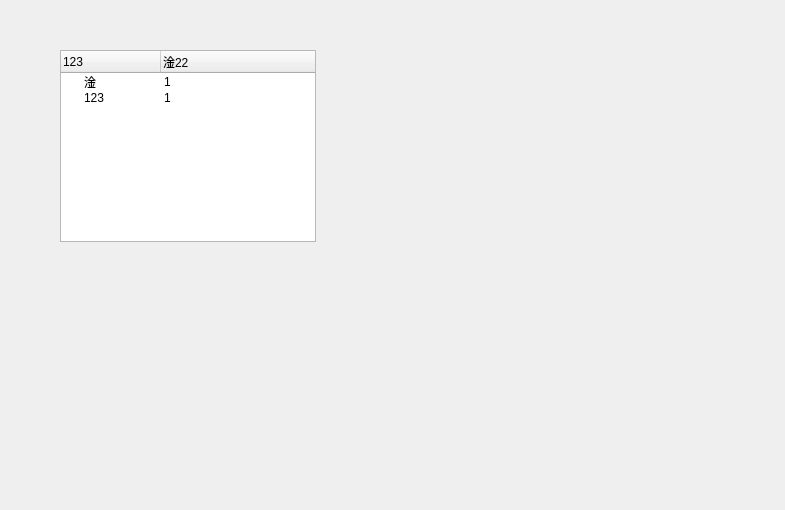
<?xml version="1.0" encoding="UTF-8"?>
<ui version="4.0">
 <class>Form</class>
 <widget class="QWidget" name="Form">
  <property name="geometry">
   <rect>
    <x>0</x>
    <y>0</y>
    <width>785</width>
    <height>510</height>
   </rect>
  </property>
  <property name="windowTitle">
   <string>Form</string>
  </property>
  <widget class="QTreeWidget" name="treeWidget">
   <property name="geometry">
    <rect>
     <x>60</x>
     <y>50</y>
     <width>256</width>
     <height>192</height>
    </rect>
   </property>
   <column>
    <property name="text">
     <string>123</string>
    </property>
   </column>
   <column>
    <property name="text">
     <string>淦22</string>
    </property>
   </column>
   <item>
    <property name="text">
     <string>淦</string>
    </property>
    <property name="text">
     <string>1</string>
    </property>
   </item>
   <item>
    <property name="text">
     <string>123</string>
    </property>
    <property name="text">
     <string>1</string>
    </property>
   </item>
  </widget>
 </widget>
 <resources/>
 <connections/>
</ui>
